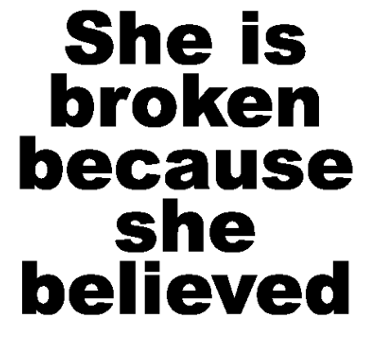
#> input picture Project1/img/img.png, 372 x 355 px
$ python Secret.py
#> lines starting #> are read from the running program, lines starting #| are printed output that depends on the picture
import cv2 as cv
img = cv.imread("img/img.png")
#> img is the input picture: shape (355, 372, 3); min 0, max 255, mean 183.2
img1 = cv.imread("img/img1.png")
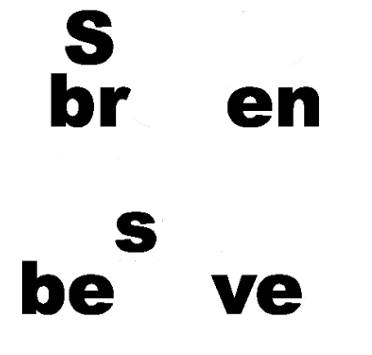
#> input picture Project1/img/img1.png, 372 x 355 px
#> img1 is the input picture: shape (355, 372, 3); min 0, max 255, mean 229.6
img = cv.resize(img,(500,500))
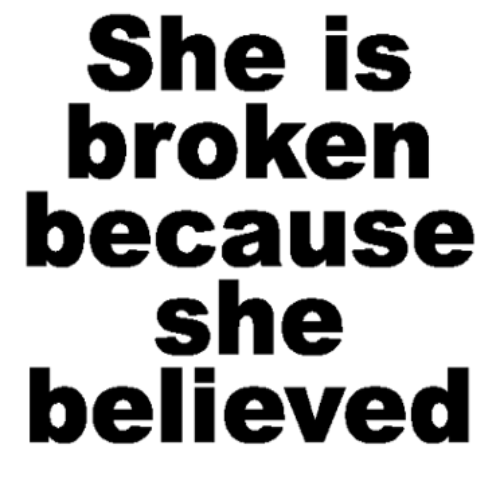
#> img: shape (500, 500, 3); min 0, max 255, mean 183.2
img1 = cv.resize(img1,(500,500))
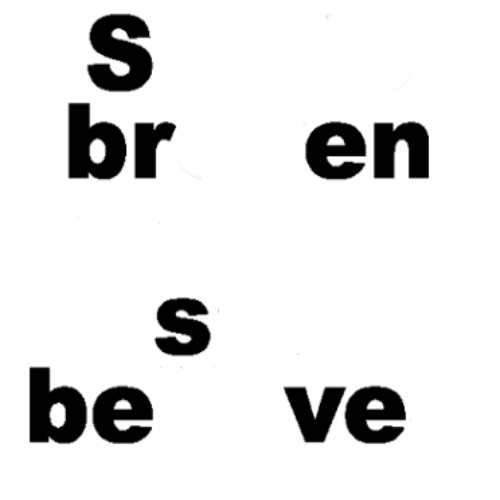
#> img1: shape (500, 500, 3); min 0, max 255, mean 229.6
img_sub = img1 - img
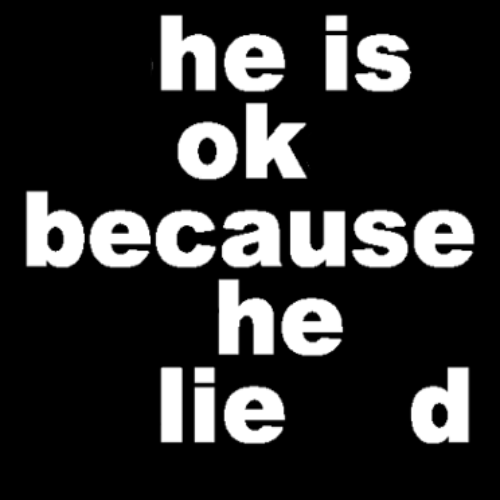
#> img_sub: shape (500, 500, 3); min 0, max 255, mean 46.4
cv.imshow("Secret",img_sub)
cv.waitKey(0)
cv.destroyAllWindows()
